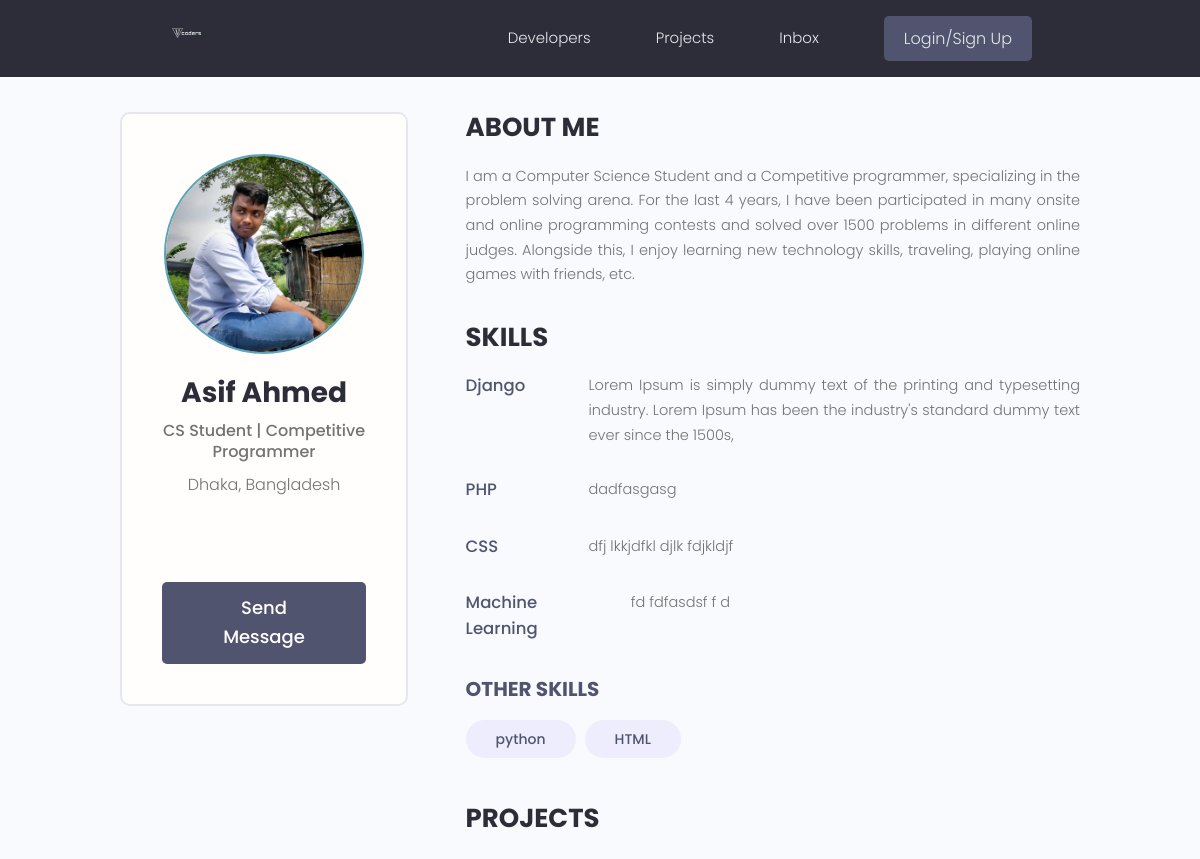
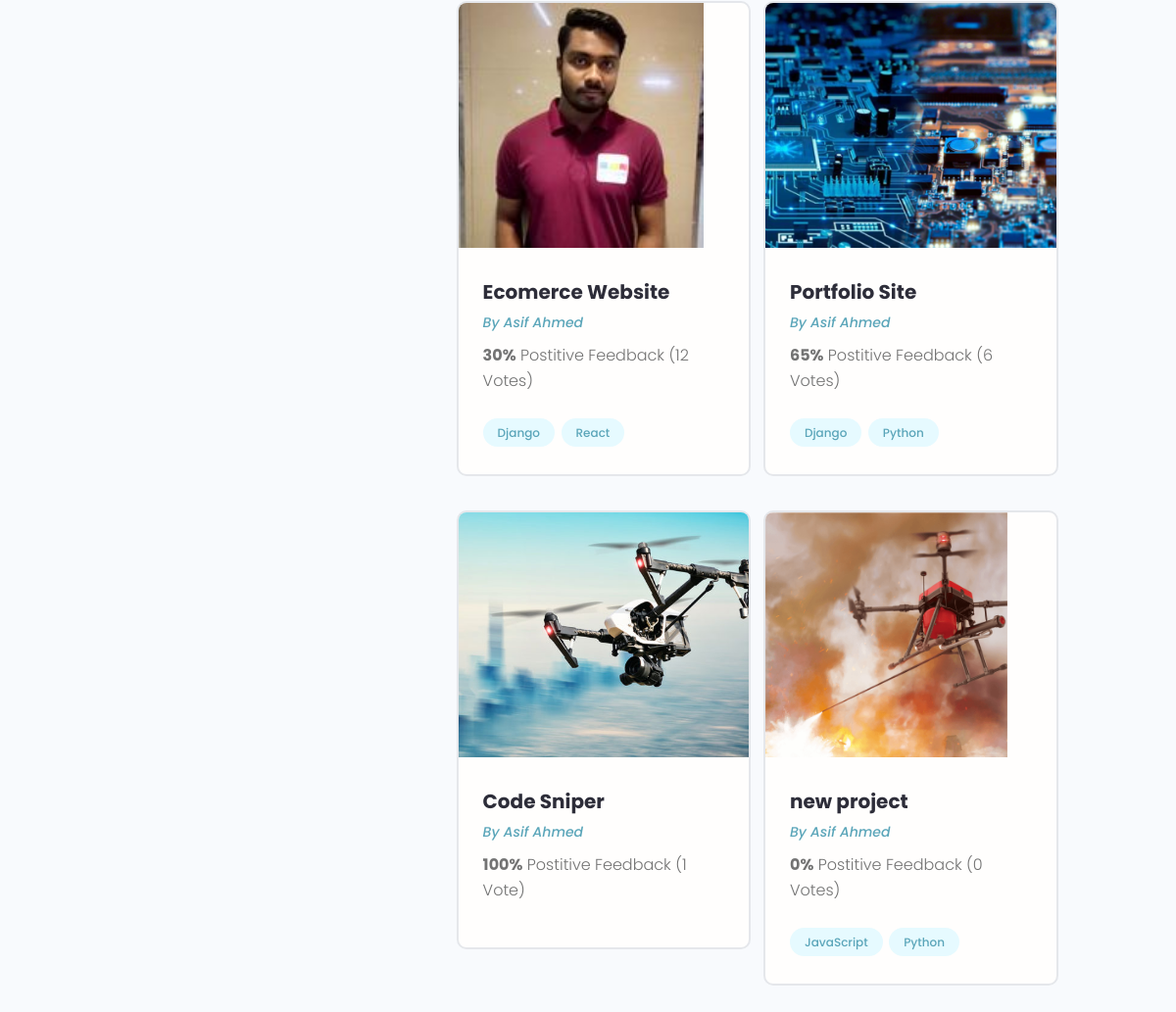
The app's page /profile/179a5211-1b01-46aa-9598-48ccbf46f8c3/, older data (2 pictures, top to bottom).
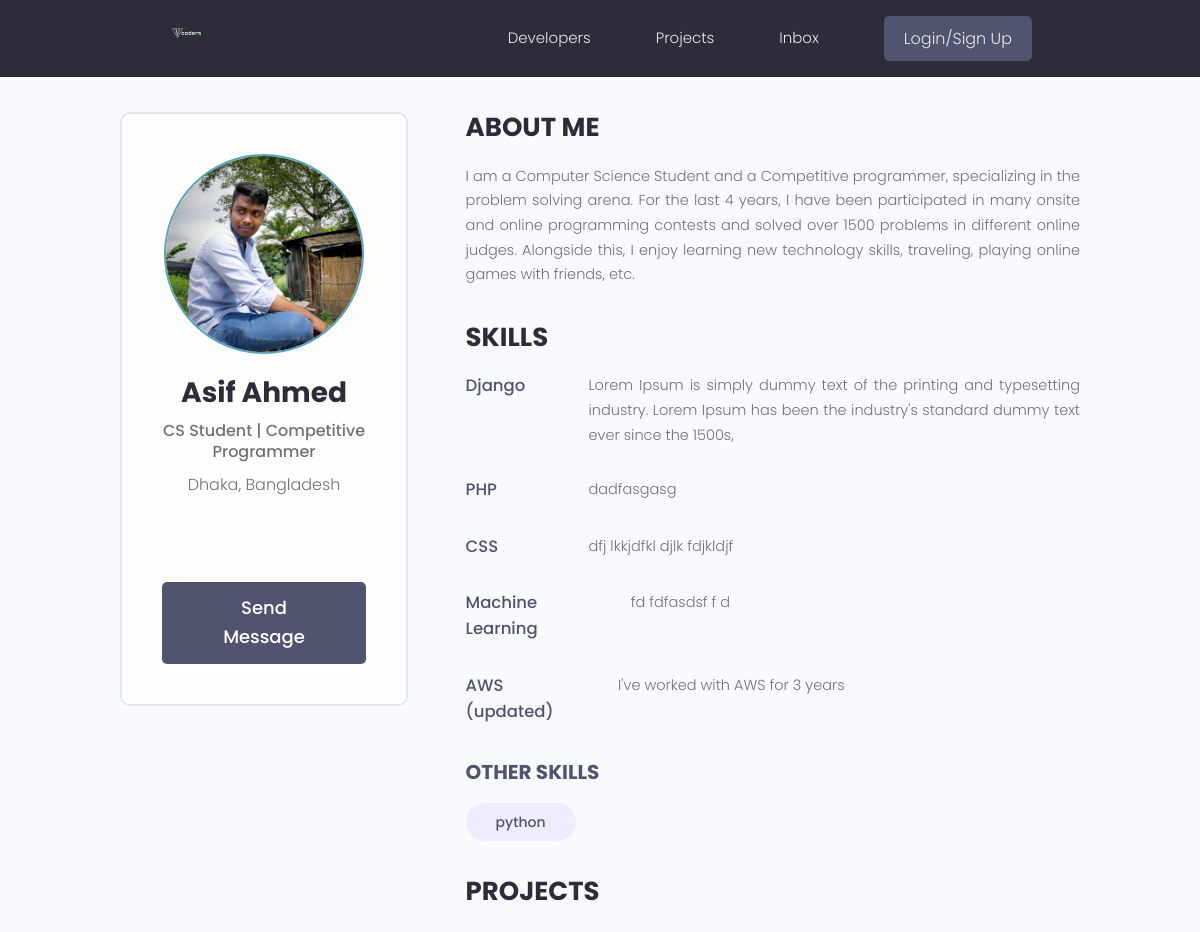
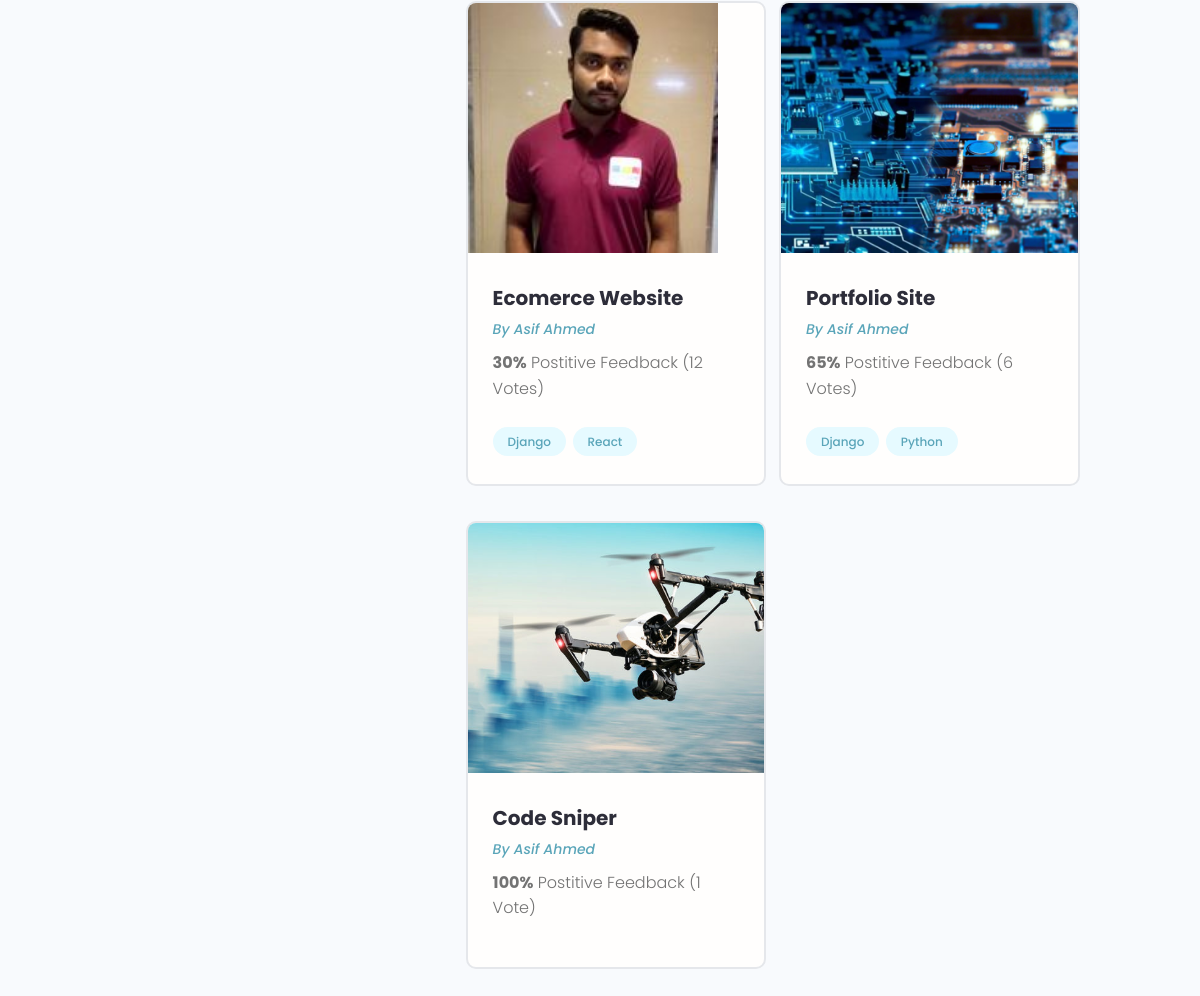
The same page, newer data (2 pictures, top to bottom).
### users/models.py (models this page shows, shortened)
class Profile(models.Model):
    user = models.OneToOneField(User, on_delete=models.CASCADE, null=True, blank=True)
    name = models.CharField(max_length=200, blank=True, null=True)
    email = models.EmailField(max_length=500, blank=True, null=True)
    username = models.CharField(max_length=200, blank=True, null=True)
    location = models.CharField(max_length=200, blank=True, null=True)
    short_intro = models.CharField(max_length=200, blank=True, null=True)
    bio = models.TextField(blank=True, null=True)
    profile_image = models.ImageField(null=True, blank=True, upload_to='profiles/', default="profiles/user-default.png")
    social_github = models.CharField(max_length=200, blank=True, null=True)
    social_twitter = models.CharField(max_length=200, blank=True, null=True)
    social_linkedin = models.CharField(max_length=200, blank=True, null=True)
    social_youtube = models.CharField(max_length=200, blank=True, null=True)
    social_website = models.CharField(max_length=200, blank=True, null=True)
    created = models.DateTimeField(auto_now_add=True)
    id = models.UUIDField(default=uuid.uuid4, unique=True, primary_key=True, editable=False)

class Skill(models.Model):
    owner = models.ForeignKey(Profile, on_delete=models.CASCADE, null=True, blank=True)
    name = models.CharField(max_length=200, blank=True, null=True)
    description = models.TextField(null=True, blank=True)
    created = models.DateTimeField(auto_now_add=True)
    id = models.UUIDField(default=uuid.uuid4, unique=True, primary_key=True, editable=False)
    def __str__(self):
        return str(self.name)

### projects/models.py (models this page shows, shortened)
class Project(models.Model):
    owner = models.ForeignKey(Profile, null=True, blank=True, on_delete=models.SET_NULL)
    title = models.CharField(max_length=200)
    description = models.TextField(null=True, blank=True)
    featured_image = models.ImageField(null=True, blank=True, default="default.jpg")
    demo_link = models.CharField(max_length=2000, null=True, blank=True)
    source_link = models.CharField(max_length=2000, null=True, blank=True)
    tags = models.ManyToManyField('Tag', blank=True)
    vote_total = models.IntegerField(default=0, null=True, blank=True)
    vote_ratio = models.IntegerField(default=0, null=True, blank=True)
    created = models.DateTimeField(auto_now_add=True)
    id = models.UUIDField(default=uuid.uuid4, unique=True, primary_key=True, editable=False)

class Tag(models.Model):
    name = models.CharField(max_length=200)
    created = models.DateTimeField(auto_now_add=True)
    id = models.UUIDField(default=uuid.uuid4, unique=True, primary_key=True, editable=False)
    def __str__(self):
        return self.name

### users/views.py (the view)
# urls.py: path('profile/<str:pk>/', views.userProfile, name="user-profile"),
def userProfile(request, pk):
    profile = Profile.objects.get(id=pk)
    topSkills = profile.skill_set.exclude(description__exact="")
    otherSkills = profile.skill_set.filter(description="")
    context = {'profile': profile, 'topSkills': topSkills, 'otherSkills': otherSkills}
    return render(request, 'users/user-profile.html', context)

### users/templates/users/user-profile.html (shortened to what this page needs)
{% extends 'main.html' %}
{% block content %}
  <main class="profile my-md">
    <div class="container">
      <div class="layout">
        <div class="column column--1of3">
          <div class="card text-center">
            <div class="card__body dev">
              <img class="avatar avatar--xl" src="{{ profile.profile_image.url }}" />
              <h2 class="dev__name">{{profile.name}}</h2>
              <p class="dev__title">{{profile.short_intro}}</p>
              <p class="dev__location">{{profile.location}}</p>
              <ul class="dev__social">
              </ul>
              <a href="#" class="btn btn--sub btn--lg">Send Message </a>
            </div>
          </div>
        </div>
        <div class="column column--2of3">
          <div class="devInfo">
            <h3 class="devInfo__title">About Me</h3>
            <p class="devInfo__about">{{profile.bio}}</p>
          </div>
          <div class="devInfo">
            <h3 class="devInfo__title">Skills</h3>
            <div class="devInfo__skills">
              {% for skill in topSkills %}
              <div class="devSkill">
                <h4 class="devSkill__title">{{skill.name}}</h4>
                <p class="devSkill__info">{{skill.description}}</p>
              </div>
              {% endfor %}
              <h3 class="devInfo__subtitle">Other Skills</h3>
              <div class="devInfo__otherSkills">
                {% for skill in otherSkills %}
                <span class="tag tag--pill tag--sub tag--lg">
                  <small>{{skill}}</small>
                </span>
                {% endfor %}
              </div>
            </div>
          </div>
          <div class="devInfo">
            <h3 class="devInfo__title">Projects</h3>
            <div class="grid grid--two">
              {% for project in profile.project_set.all %}
              <div class="column">
                <div class="card project">
                  <a href="{% url 'project' project.id %}" class="project">
                    <img class="project__thumbnail" src="{{project.featured_image.url}}" alt="project thumbnail" />
                    <div class="card__body">
                      <h3 class="project__title">{{project.title}}</h3>
                      <p><a class="project__author" href="{% url 'user-profile' project.owner.id %}">By {{project.owner.name}}</a></p>
                      <p class="project--rating">
                        <span style="font-weight: bold;">{{project.vote_ratio}}%</span> Postitive
                        Feedback ({{project.vote_total}} Vote{{project.vote_total|pluralize:"s"}})
                      </p>
                      <div class="project__tags">
                        {% for tag in project.tags.all %}
                        <span class="tag tag--pill tag--main">
                          <small>{{tag}}</small>
                        </span>
                        {% endfor %}
                      </div>
                    </div>
                  </a>
                </div>
              </div>
              {% endfor %}
            </div>
          </div>
        </div>
      </div>
    </div>
  </main>
{% endblock content %}}

### templates/main.html (shortened to what this page needs)
<!DOCTYPE html>
{% load static %}
<html>
    <head>
        <link rel="stylesheet" href="https://cdn.iconmonstr.com/1.3.0/css/iconmonstr-iconic-font.min.css" />
        <link rel="stylesheet" href="{% static 'uikit/styles/uikit.css' %}" />
        <link rel="stylesheet" href="{% static 'styles/app.css' %}" />
    </head>
    <body>
        {% include 'navbar.html' %}
        {%  block content %}
        {% endblock content %}
    </body>
</html>

### templates/navbar.html (shortened to what this page needs)
{% load static %}
  <header class="header">
    <div class="container container--narrow">
      <a href="{% url 'profiles' %}" class="header__logo">
        <img src="{% static 'images/logo.svg' %}" alt="Vcoders Logo" />
      </a>
      <nav class="header__nav">
        <ul class="header__menu">
          <li class="header__menuItem"><a href="{% url 'profiles' %}">Developers</a></li>
          <li class="header__menuItem"><a href="{% url 'projects' %}">Projects</a></li>
          <li class="header__menuItem"><a href="">Inbox</a></li>
          {% if request.user.is_authenticated %}
          <li class="header__menuItem"><a href="{% url 'account' %}">Account</a></li>
          <li class="header__menuItem"><a href="{% url 'logout' %}" class="btn btn--sub">Logout</a></li>
          {% else %}
          <li class="header__menuItem"><a href="{% url 'login' %}" class="btn btn--sub">Login/Sign Up</a></li>
          {% endif %}
        </ul>
      </nav>
    </div>
  </header>

### static/styles/app.css (style rules this page uses)
:root { --color-sub: #2d2d39; }
.btn--sub { background-color: var(--color-sub-light); }
.card { border: 2px solid var(--color-light); }
img { width: 100%; }
.header { position: sticky; z-index: 111; background-color: var(--color-sub); padding: 1.5rem 0; }
.header > .container { display: flex; justify-content: space-between; align-items: center; }
.header__logo > img { height: 3.8rem; }
.header__nav > ul { display: inline-flex; align-items: center; list-style: none; gap: 6.5rem; }
.header__menuItem > a { color: var(--color-light); font-weight: 300; }
.profile .card > .dev { padding: 4rem; }
.dev__name { color: var(--color-sub); font-size: 2.8rem; font-weight: 700; margin-top: 1rem; margin-bottom: 0.5rem; }
.dev__title { font-size: 1.6rem; font-weight: 500; line-height: 1.3; }
.dev__location { margin-top: 1rem; }
.dev__social { margin: 3rem 0; list-style: none; display: flex; justify-content: center; gap: 1.5rem; }
.devInfo { margin-bottom: 3rem; }
.devInfo__title, .devInfo__subtitle { font-size: 2.6rem; color: var(--color-sub); text-transform: uppercase; font-weight: 700; margin-bottom: 1.5rem; }
.devInfo__subtitle { font-size: 2rem; color: var(--color-sub-light); }
.devInfo__about, .devSkill__info { font-size: 1.45rem; line-height: 1.7; text-align: justify; }
.devSkill { margin-bottom: 3rem; }
.devSkill__title { font-size: 1.65rem; font-weight: 500; color: var(--color-sub-light); }
@media screen and (min-width: 700px) { .devSkill { display: flex; justify-content: space-between; gap: 3rem; } }
@media screen and (min-width: 700px) { .devSkill__info { flex-basis: 80%; } }
.project__author { font-size: 1.4rem; font-style: italic; }
.project--rating { margin-bottom: 1.6em; margin-top: .5em; }
.project__thumbnail { height: 25rem; object-fit: cover; object-position: top center; }
.project__title { font-size: 2rem; font-weight: 700; color: var(--color-sub); }

### static/uikit/styles/modules/_variables.css (style rules this page uses)
:root { --color-main: #5aa5b9; --color-main-light: #e6faff; --color-sub: #3f4156; --color-sub-light: #51546e; --color-sub-lighter: #ededfd; --color-text: #737373; --color-gray: #8b8b8b; --color-light: #e5e7eb; --color-light-gray: #767676; --color-bg: #f8fafd; --color-white: #fffefd; --color-white-light: #f3f3f3; --color-success: #359e64; --color-success-bg: #def8e8; --color-error: #fc4b0b; --color-error-bg: #fff2ee; --font-base: 'Poppins', arial, helvetica, 'Segoe UI', roboto, ubuntu, sans-serif; --font-monospace: 'Fira Code', 'Courier New', courier, monospace; --font-regular: 300; --font-medium: 500; --font-bold: 700; --generic-shadow: 1px 1px 5px #00000010; --generic-transition: all 0.3s ease-in-out; }

### static/uikit/styles/modules/_base.css (style rules this page uses)
* { margin: 0; padding: 0; box-sizing: border-box; text-rendering: optimizeLegibility; color: inherit; font-size: inherit; }
html { font-size: 50%; }
@media only screen and (min-width: 480px) { html { font-size: 56.25%; } }
@media only screen and (min-width: 1200px) { html { font-size: 62.5%; } }
body { line-height: 1.6; font-weight: 400; font-size: 1.5rem; color: var(--color-text); background-color: var(--color-bg); min-height: 100vh; }

### static/uikit/styles/modules/_typography.css (style rules this page uses)
* { font-family: var(--font-base); }
h2 { font-size: 3.6rem; font-weight: var(--font-bold); }
h3 { font-size: 3.2rem; font-weight: var(--font-medium); }
h4 { font-size: 2.8rem; font-weight: var(--font-medium); }
p, span, strong { font-size: 1.6rem; color: var(--color-text); font-weight: var(--font-regular); }
a { padding-bottom: 2px; text-decoration: none; display: inline-block; color: var(--color-main); font-weight: var(--font-medium); }

### static/uikit/styles/modules/_utilities.css (style rules this page uses)
.container { width: 92%; max-width: 165rem; margin: 0 auto; box-sizing: border-box; }
.container--narrow { width: 92%; max-width: 120rem; }
@media screen and (min-width: 1000px) { .container { width: 90%; } }
@media screen and (min-width: 1000px) { .container--narrow { width: 85%; } }
@media screen and (min-width: 1200px) { .container { width: 80%; } }
@media screen and (min-width: 1200px) { .container--narrow { width: 72%; } }
.text-center { text-align: center; }
.my-md { margin: 3rem auto; }

### static/uikit/styles/modules/_avatar.css (style rules this page uses)
.avatar { border-radius: 50%; border: 2px solid var(--color-main); object-fit: cover; }
.avatar--xl { height: 20rem; width: 20rem; }

### static/uikit/styles/modules/_card.css (style rules this page uses)
.card { border-radius: 1rem; background-color: var(--color-white); border: 1.5px solid var(--color-light); width: auto; height: auto; margin-top: 0.5rem; margin-bottom: 0.5rem; overflow: hidden; }
.card__body, .card__header { padding: 2rem 2.5rem; }

Row changes from the older to the newer data that the page shows:
removed Skill: name "HTML", shown under "OTHER SKILLS"
removed Project: featured_image (picture), title "new project", owner.name "Asif Ahmed", vote_ratio "0", vote_total "0", Tag (name "Python")
no longer on this page (row unchanged): Tag: name "JavaScript", shown under "new project"
added Skill: name "AWS (updated)", description "I've worked with AWS for 3 years", shown under "SKILLS"
